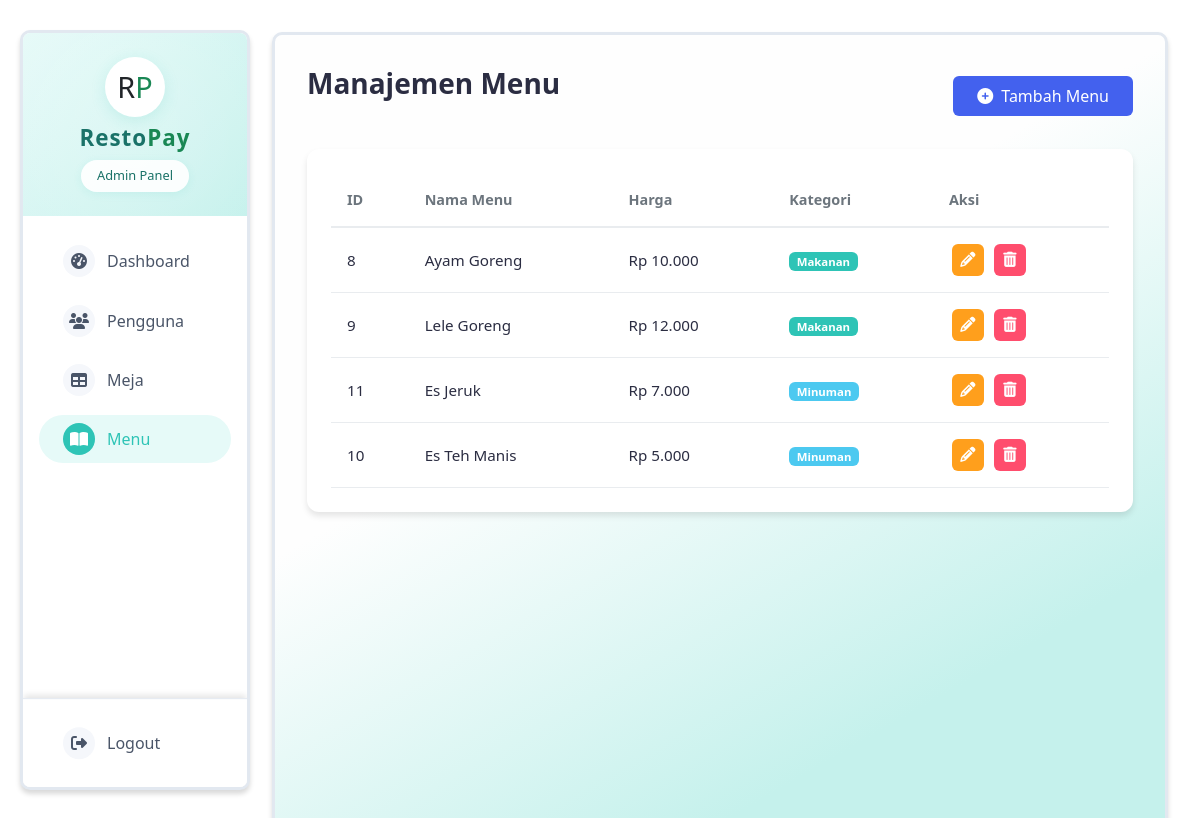
The app's page /admin/menu.php (signed in) with its own data.
### tables this page shows
CREATE TABLE `menu` (
  `id` int(11) NOT NULL,
  `name` varchar(100) NOT NULL,
  `price` decimal(10,2) NOT NULL,
  `category` enum('makanan','minuman') NOT NULL
);

### admin/menu.php (the view, shortened to what this page needs)
<?php
require_once '../config/database.php';
include '../includes/header.php';
?>
<div class="d-flex">
    <?php include '../includes/sidebar.php'; ?>
    <div class="container-fluid py-4">
        <div class="d-flex justify-content-between align-items-center mb-4">
            <h2 class="dashboard-title">Manajemen Menu</h2>
            <button type="button" class="btn btn-primary" data-bs-toggle="modal" data-bs-target="#addMenuModal">
                <i class="fas fa-plus-circle me-2"></i>Tambah Menu
            </button>
        </div>
        <div class="card">
            <div class="card-body">
                <table class="table table-hover">
                    <thead>
                        <tr>
                            <th>ID</th>
                            <th>Nama Menu</th>
                            <th>Harga</th>
                            <th>Kategori</th>
                            <th>Aksi</th>
                        </tr>
                    </thead>
                    <tbody>
                        <?php
                        $stmt = $pdo->query("SELECT * FROM menu ORDER BY category, name");
                        while ($row = $stmt->fetch()) {
                            echo "<tr>";
                            echo "<td>{$row['id']}</td>";
                            echo "<td>{$row['name']}</td>";
                            echo "<td>Rp " . number_format($row['price'], 0, ',', '.') . "</td>";
                            echo "<td><span class='badge bg-{$row['category']}'>" . ucfirst($row['category']) . "</span></td>";
                            echo "<td>
                                    <button class='icon-button edit text-white' onclick='editMenu({$row['id']})' title='Edit Menu'>
                                        <i class='fas fa-pencil-alt'></i>
                                    </button>
                                    <button class='icon-button delete text-white' onclick='deleteMenu({$row['id']})' title='Hapus Menu'>
                                        <i class='fas fa-trash-alt'></i>
                                    </button>
                                  </td>";
                            echo "</tr>";
                        }
                        ?>
                    </tbody>
                </table>
            </div>
        </div>
    </div>
</div>
<?php include '../includes/footer.php'; ?>

### admin/menu.php (style rules this page uses)
:root { --primary-color: #4361ee; --success-color: #2ec4b6; --warning-color: #ff9f1c; --info-color: #4cc9f0; --dark-color: #2b2d42; --light-color: #f8f9fa; --shadow: 0 4px 6px rgba(0, 0, 0, 0.1); }
.container-fluid { background-color: #f5f7fb; min-height: 100vh; padding: 2rem !important; }
.dashboard-title { color: var(--dark-color); font-weight: 600; margin-bottom: 1.5rem; font-size: 1.75rem; }
.card { border: none; border-radius: 12px; box-shadow: var(--shadow); transition: transform 0.2s ease; margin-bottom: 1rem; }
.card-body { padding: 1.5rem; }
.table { margin: 0; }
.table thead th { border-top: none; border-bottom: 2px solid #e9ecef; color: #6c757d; font-weight: 600; font-size: 0.9rem; padding: 1rem; }
.table td { vertical-align: middle; color: var(--dark-color); font-size: 0.95rem; border-color: #e9ecef; padding: 1rem; }
.btn-primary { background: var(--primary-color); border: none; padding: 0.5rem 1.5rem; font-weight: 500; }
.icon-button { width: 32px; height: 32px; padding: 0; display: inline-flex; align-items: center; justify-content: center; border-radius: 6px; transition: all 0.2s ease; margin: 0 3px; }
.icon-button i { width: 16px; height: 16px; color: white; }
.icon-button.edit { background-color: var(--warning-color); border: none; }
.icon-button.delete { background-color: #ff4d6d; border: none; }
.badge.bg-makanan { background-color: var(--success-color) !important; }
.badge.bg-minuman { background-color: var(--info-color) !important; }

### includes/sidebar.php (style rules this page uses)
body { margin-left: 240px; background:rgb(255, 255, 255); min-height: 100vh; padding: 2rem; }
.container-fluid { max-width: 100%; padding: 0 1rem; border-radius: 10px; border: 3px solid #e2e8f0; box-shadow: 0 4px 5px rgba(0, 0, 0, 0.15); background: linear-gradient(150deg,rgb(254, 254, 254) 40%, #c5f1ec 80%); }

### records on screen
menu: id "8", name "Ayam Goreng", price "10.000", category "Makanan"
menu: id "9", name "Lele Goreng", price "12.000", category "Makanan"
menu: id "11", name "Es Jeruk", price "7.000", category "Minuman"
menu: id "10", name "Es Teh Manis", price "5.000", category "Minuman"

### other values on screen
$role "Admin"
